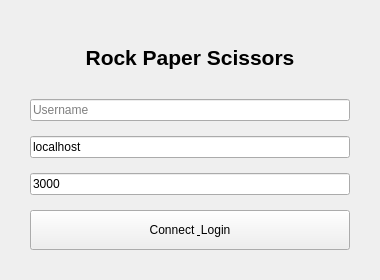
<?xml version="1.0" encoding="UTF-8"?>
<ui version="4.0">
 <class>LoginForm</class>
 <widget class="QWidget" name="LoginForm">
  <property name="geometry">
   <rect>
    <x>0</x>
    <y>0</y>
    <width>380</width>
    <height>280</height>
   </rect>
  </property>
  <property name="windowTitle">
   <string>Login</string>
  </property>
  <layout class="QVBoxLayout" name="verticalLayout">
   <property name="spacing">
    <number>15</number>
   </property>
   <property name="leftMargin">
    <number>30</number>
   </property>
   <property name="topMargin">
    <number>30</number>
   </property>
   <property name="rightMargin">
    <number>30</number>
   </property>
   <property name="bottomMargin">
    <number>30</number>
   </property>
   <item>
    <widget class="QLabel" name="lblTitle">
     <property name="text">
      <string>Rock Paper Scissors</string>
     </property>
     <property name="alignment">
      <set>Qt::AlignCenter</set>
     </property>
     <property name="font">
      <font>
       <pointsize>16</pointsize>
       <bold>true</bold>
      </font>
     </property>
    </widget>
   </item>
   <item>
    <widget class="QLineEdit" name="txtUsername">
     <property name="placeholderText">
      <string>Username</string>
     </property>
    </widget>
   </item>
   <item>
    <widget class="QLineEdit" name="txtIp">
     <property name="text">
      <string>localhost</string>
     </property>
     <property name="placeholderText">
      <string>Server IP</string>
     </property>
    </widget>
   </item>
   <item>
    <widget class="QLineEdit" name="txtPort">
     <property name="text">
      <string>3000</string>
     </property>
     <property name="placeholderText">
      <string>Port</string>
     </property>
    </widget>
   </item>
   <item>
    <widget class="QPushButton" name="btnLogin">
     <property name="text">
      <string>Connect &amp; Login</string>
     </property>
     <property name="minimumSize">
      <size>
       <width>0</width>
       <height>40</height>
      </size>
     </property>
    </widget>
   </item>
  </layout>
 </widget>
 <resources/>
 <connections/>
</ui>
